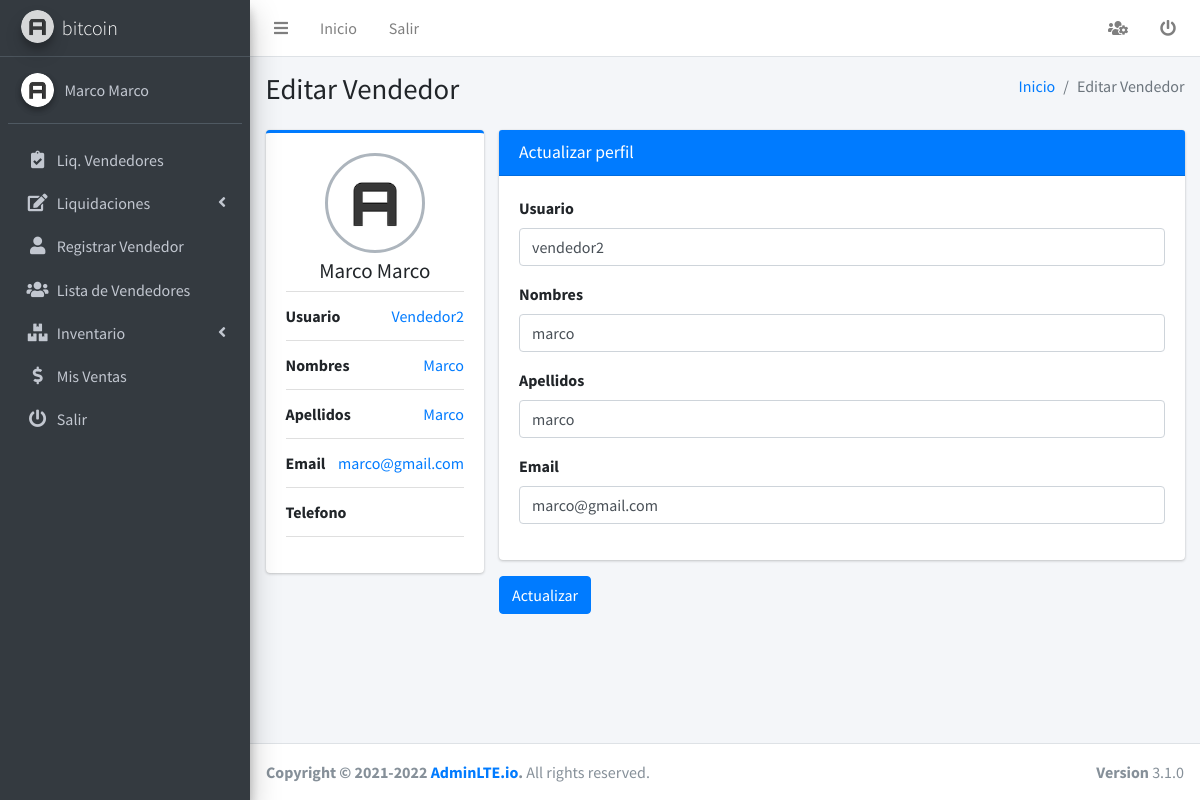
The app's page /supervisor/vendedor/edit/34 (signed in) with its own data.
### usuario/models.py (models this page shows, shortened)
class User(AbstractUser):
    token = models.UUIDField(primary_key=False, editable=False,null=True, blank=True) # token que se crear cuando se reseta la contraseña
    class Meta:
        permissions = (
            ('add_seller', 'can add seller'),
            ('change_seller', 'can change seller'),
            ('del_seller', 'can delete seller'),
            ('view_seller', 'can view seller'),
            ('add_supervisor', 'can add supervisor'),
            ('change_supervisor', 'can change supervisor'),
            ('del_supervisor', 'can delete supervisor'),
            ('view_supervisor', 'can view supervisor'),
            )

class Profile(models.Model):
    GENRE_CHOICES = (
        ('m', 'Masculino'),
        ('f', 'Feminino'),
    )
    user = models.OneToOneField(User, on_delete=models.CASCADE, related_name='user_profile')
    distributor = models.ForeignKey(Distribuidora,on_delete=models.CASCADE, related_name='distributor')
    genre = models.CharField(max_length=1, choices=GENRE_CHOICES,blank = True, null=True, verbose_name="Genero")
    avatar = models.ImageField(upload_to='profiles',blank = True, null=True, verbose_name='Imagen de Perfil')
    phone_regex = RegexValidator(
        regex=r'^\+?1?\d{9,10}$', message="El número de teléfono debe ingresarse en el formato: '0999999999'. Se permiten hasta 10 dígitos.")
    phone = models.CharField(
        validators=[phone_regex],
        max_length=10,
        blank = True, null=True,
        verbose_name='Numero de Telefono')  # validators should be a list
    created = models.DateTimeField(auto_now_add=True)
    updated = models.DateTimeField(auto_now=True)
    def get_image(self):
        if self.avatar:
            return '{}{}'.format(MEDIA_URL, self.avatar)
        return '{}{}'.format(MEDIA_URL, 'empty.png')

class Distribuidora(models.Model):
    nombre = models.CharField(max_length=50)
    class Meta:
        db_table = 'distribuidora'
        verbose_name = 'distribuidora'
        verbose_name_plural = 'distribuidoras'
    def __str__(self):
        return self.nombre

### supervisor/views.py (the view)
# urls.py: path('vendedor/edit/<int:pk>', SellerUpdateView.as_view(), name='editar_vendedor'),
class SellerUpdateView(ValidatePermissionRequiredMixin,UpdateView):
    permission_required = 'usuario.change_seller'
    model = User
    form_class = SellerUpdateForm
    template_name = "supervisor/vendedor/editar_vendedor.html"
    success_url = reverse_lazy('supervisor:lista_vendedores')
    def get_context_data(self, **kwargs):
        context = super().get_context_data(**kwargs)
        context['title'] = 'Editar Vendedor'
        context['entity'] = 'Editar Vendedor'
        return context

### supervisor/forms.py
class SellerUpdateForm(forms.ModelForm):
    class Meta:
        model = User
        fields = ('username', 'first_name', 'last_name', 'email')
        widgets = {
            'username': forms.TextInput(
                attrs={
                    'class': 'form-control',
                    'placeholder': 'Ingresa el usuario',
                }
            ),
            'first_name': forms.TextInput(
                attrs={
                    'class': 'form-control',
                    'placeholder': 'Nombres',
                }
            ),
            'last_name': forms.TextInput(
                attrs={
                    'class': 'form-control',
                    'placeholder': 'Apellidos',
                }
            ),
            'email': forms.EmailInput(
                attrs={
                    'class': 'form-control',
                    'placeholder': 'Correo Electronico',
                }
            )
        }

### lider/mixins.py (called while the page is built)
    def get_perms(self):
        if isinstance(self.permission_required, str):
            perms = (self.permission_required,)
        else:
            perms = self.permission_required
        return perms

    def dispatch(self, request, *args, **kwargs):
        if request.user.has_perms(self.get_perms()):
            return super().dispatch(request, *args, **kwargs)
        messages.error(request, 'No tienes permisos para ingresar a este modulo') # modulo de django para el envio de mensajes
        return redirect(self.get_url_redirect())

### supervisor/templates/supervisor/vendedor/editar_vendedor.html (shortened to what this page needs)
{% extends "home/base.html" %}
{% load static %}
{% block contenedor %}
<section class="content">
    <div class="container-fluid">
        <div class="row">
            <div class="col-md-3">
                <div class="card card-primary card-outline">
                    <div class="card-body box-profile">
                        <div class="text-center">
                            {% if object.user_profile.avatar %}
                            <img class="profile-user-img img-fluid img-circle" src="{{object.user_profile.avatar.url}}"
                                alt="User profile picture">
                            {% else %}
                            <img class="profile-user-img img-fluid img-circle"
                                src="{% static 'dist/img/AdminLTELogo.png' %}" alt="User profile picture">
                            {% endif %}
                        </div>
                        <h3 class="profile-username text-center">{{object.last_name|title}} {{object.first_name|title}}
                        </h3>
                        <ul class="list-group list-group-unbordered mb-3">
                            <li class="list-group-item">
                                <b>Usuario</b> <a class="float-right">{{object.username|title}}</a>
                            </li>
                            <li class="list-group-item">
                                <b>Nombres</b> <a class="float-right">{{object.first_name|title}}</a>
                            </li>
                            <li class="list-group-item">
                                <b>Apellidos</b> <a class="float-right">{{object.last_name|title}}</a>
                            </li>
                            <li class="list-group-item">
                                <b>Email</b> <a class="float-right">{{object.email}}</a>
                            </li>
                            <li class="list-group-item">
                                <b>Telefono</b> <a class="float-right">{{object.user_profile.telefono}}</a>
                            </li>
                        </ul>
                    </div>
                </div>
            </div>
            <div class="col-md-9">
                <form method="post">
                    <div class="card card-primary">
                        <div class="card-header">
                            <h3 class="card-title">Actualizar perfil</h3>
                        </div>
                        <div class="card-body">
                            <div class="form-group">
                                <label>Usuario</label>
                                {{form.username}}
                            </div>
                            <div class="form-group">
                                <label>Nombres</label>
                                {{form.first_name}}
                            </div>
                            <div class="form-group">
                                <label>Apellidos</label>
                                {{form.last_name}}
                            </div>
                            <div class="form-group">
                                <label>Email</label>
                                {{form.email}}
                            </div>
                        </div>
                    </div>
                    <button type="submit" class="btn btn-primary" value="actualizar">Actualizar</button>
                </form>
            </div>
        </div>
    </div>
</section>
{% endblock %}

### home/templates/home/sidebar.html (shortened to what this page needs)
{% load static %}
<aside class="main-sidebar sidebar-dark-primary elevation-4">
    <a href="{% url 'home:dashboard' %}" class="brand-link">
        <img src="{% static 'dist/img/AdminLTELogo.png' %}" alt="AdminLTE Logo"
            class="brand-image img-circle elevation-3" style="opacity: .8">
        <span class="brand-text font-weight-light">{{ user.user_profile.distributor }}</span>
    </a>
    <div class="sidebar">
        <div class="user-panel mt-3 pb-3 mb-3 d-flex">
            <div class="image">
                <img src="{{ user.user_profile.get_image }}" class="img-circle elevation-2" alt="User Image">
            </div>
            <div class="info">
                <a href="{% url 'user:perfil' %}" class="d-block">{{ user.first_name|title }} {{ user.last_name|title }} </a>
            </div>
        </div>
        <nav class="mt-2">
            <ul class="nav nav-pills nav-sidebar flex-column" data-widget="treeview" role="menu" data-accordion="false">
             {% include 'supervisor/sidebar.html' %}
             {% include 'vendedor/sidebar.html' %}
                <li class="nav-item">
                    <a href="{% url 'user:logout' %}" class="nav-link">
                        <i class="nav-icon fas fa-power-off"></i>
                        <p> Salir</p>
                    </a>
                </li>
            </ul>
        </nav>
    </div>
</aside>

### records on screen
User: user_profile.distributor "bitcoin", first_name "Marco", last_name "Marco", username "Vendedor2", email "marco@gmail.com", username "vendedor2", first_name "marco", last_name "marco"

### other values on screen
{{ title }} "Editar Vendedor"
{{ entity }} "Editar Vendedor"
